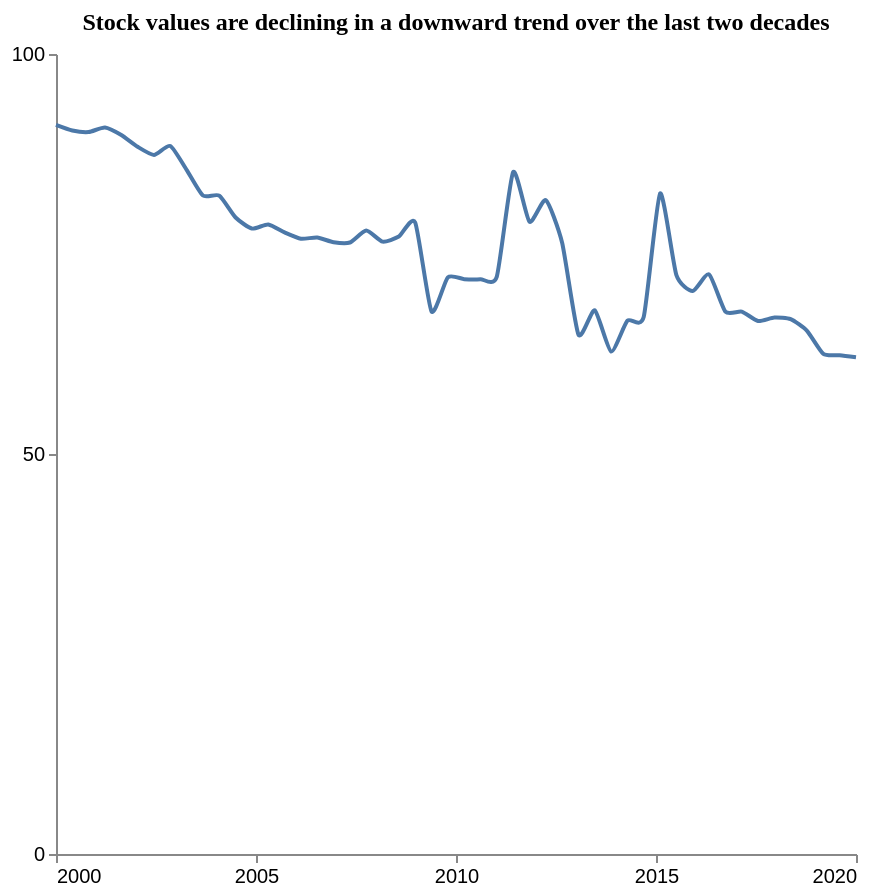

This figure's Vega-Lite source:
### Vega-Lite specification from a JSON file in a GitHub repository (floating-point values rounded to 4 significant figures)
{"$schema": "https://vega.github.io/schema/vega-lite/v5.json", "description": "Pattern: Downward", "data": {"values": [{"X": 2000.0, "Y": 91.15}, {"X": 2000.0, "Y": 90.44}, {"X": 2001.0, "Y": 90.24}, {"X": 2001.0, "Y": 90.81}, {"X": 2002.0, "Y": 89.87}, {"X": 2002.0, "Y": 88.4}, {"X": 2002.0, "Y": 87.39}, {"X": 2003.0, "Y": 88.5}, {"X": 2003.0, "Y": 85.52}, {"X": 2004.0, "Y": 82.31}, {"X": 2004.0, "Y": 82.29}, {"X": 2004.0, "Y": 79.56}, {"X": 2005.0, "Y": 78.18}, {"X": 2005.0, "Y": 78.68}, {"X": 2006.0, "Y": 77.7}, {"X": 2006.0, "Y": 76.91}, {"X": 2007.0, "Y": 77.06}, {"X": 2007.0, "Y": 76.47}, {"X": 2007.0, "Y": 76.44}, {"X": 2008.0, "Y": 77.94}, {"X": 2008.0, "Y": 76.55}, {"X": 2009.0, "Y": 77.18}, {"X": 2009.0, "Y": 78.94}, {"X": 2009.0, "Y": 67.82}, {"X": 2010.0, "Y": 72.08}, {"X": 2010.0, "Y": 71.86}, {"X": 2011.0, "Y": 71.85}, {"X": 2011.0, "Y": 72.18}, {"X": 2011.0, "Y": 85.23}, {"X": 2012.0, "Y": 79.04}, {"X": 2012.0, "Y": 81.73}, {"X": 2013.0, "Y": 76.41}, {"X": 2013.0, "Y": 64.94}, {"X": 2013.0, "Y": 67.95}, {"X": 2014.0, "Y": 62.8}, {"X": 2014.0, "Y": 66.67}, {"X": 2015.0, "Y": 67.16}, {"X": 2015.0, "Y": 82.56}, {"X": 2016.0, "Y": 72.36}, {"X": 2016.0, "Y": 70.37}, {"X": 2016.0, "Y": 72.46}, {"X": 2017.0, "Y": 67.8}, {"X": 2017.0, "Y": 67.8}, {"X": 2018.0, "Y": 66.62}, {"X": 2018.0, "Y": 67.06}, {"X": 2018.0, "Y": 66.85}, {"X": 2019.0, "Y": 65.39}, {"X": 2019.0, "Y": 62.51}, {"X": 2020.0, "Y": 62.35}, {"X": 2020.0, "Y": 62.1}]}, "mark": {"type": "line", "interpolate": "cardinal", "tension": 0.4}, "encoding": {"x": {"field": "X", "type": "quantitative", "title": "", "axis": {"grid": false, "format": "d", "values": [2000, 2005, 2010, 2015, 2020], "tickSize": 4}, "scale": {"domain": [2000, 2020]}}, "y": {"field": "Y", "type": "quantitative", "title": "", "axis": {"grid": false, "format": "d", "values": [0, 50, 100], "tickSize": 4, "tickOpacity": 1}, "scale": {"domain": [0, 100]}}}, "title": {"text": "Stock values are declining in a downward trend over the last two decades", "anchor": "middle", "font": "Tahoma", "fontSize": 12}, "config": {"lineBreak": "^", "view": {"stroke": null}}, "height": 400, "width": 400, "autosize": "pad"}
